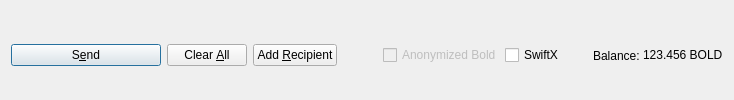
         <widget class="QFrame" name="frame_Send">
          <layout class="QHBoxLayout" name="horizontalLayout">
           <property name="bottomMargin">
            <number>0</number>
           </property>
           <item>
            <widget class="QPushButton" name="sendButton">
             <property name="minimumSize">
              <size>
               <width>150</width>
               <height>0</height>
              </size>
             </property>
             <property name="toolTip">
              <string>Confirm the send action</string>
             </property>
             <property name="text">
              <string>S&amp;end</string>
             </property>
             <property name="icon">
              <iconset resource="../bold.qrc">
               <normaloff>:/icons/send</normaloff>:/icons/send</iconset>
             </property>
             <property name="autoDefault">
              <bool>false</bool>
             </property>
             <property name="default">
              <bool>true</bool>
             </property>
            </widget>
           </item>
           <item>
            <widget class="QPushButton" name="clearButton">
             <property name="sizePolicy">
              <sizepolicy hsizetype="Minimum" vsizetype="Fixed">
               <horstretch>0</horstretch>
               <verstretch>0</verstretch>
              </sizepolicy>
             </property>
             <property name="toolTip">
              <string>Clear all fields of the form.</string>
             </property>
             <property name="text">
              <string>Clear &amp;All</string>
             </property>
             <property name="icon">
              <iconset resource="../bold.qrc">
               <normaloff>:/icons/remove</normaloff>:/icons/remove</iconset>
             </property>
             <property name="autoDefault">
              <bool>false</bool>
             </property>
            </widget>
           </item>
           <item>
            <widget class="QPushButton" name="addButton">
             <property name="toolTip">
              <string>Send to multiple recipients at once</string>
             </property>
             <property name="text">
              <string>Add &amp;Recipient</string>
             </property>
             <property name="icon">
              <iconset resource="../bold.qrc">
               <normaloff>:/icons/add</normaloff>:/icons/add</iconset>
             </property>
             <property name="autoDefault">
              <bool>false</bool>
             </property>
            </widget>
           </item>
           <item>
            <spacer name="horizontalSpacer">
             <property name="orientation">
              <enum>Qt::Horizontal</enum>
             </property>
             <property name="sizeHint" stdset="0">
              <size>
               <width>40</width>
               <height>20</height>
              </size>
             </property>
            </spacer>
           </item>
           <item>
            <layout class="QHBoxLayout" name="horizontalLayout_2">
             <property name="spacing">
              <number>3</number>
             </property>
             <item>
              <widget class="QCheckBox" name="checkzBOLD">
               <property name="enabled">
                <bool>false</bool>
               </property>
               <property name="text">
                <string>Anonymized Bold</string>
               </property>
              </widget>
             </item>
             <item>
              <widget class="QCheckBox" name="checkSwiftTX">
               <property name="enabled">
                <bool>true</bool>
               </property>
               <property name="minimumSize">
                <size>
                 <width>85</width>
                 <height>0</height>
                </size>
               </property>
               <property name="text">
                <string>SwiftX</string>
               </property>
              </widget>
             </item>
             <item>
              <widget class="QLabel" name="label">
               <property name="text">
                <string>Balance:</string>
               </property>
              </widget>
             </item>
             <item>
              <widget class="QLabel" name="labelBalance">
               <property name="sizePolicy">
                <sizepolicy hsizetype="Preferred" vsizetype="Fixed">
                 <horstretch>0</horstretch>
                 <verstretch>0</verstretch>
                </sizepolicy>
               </property>
               <property name="cursor">
                <cursorShape>IBeamCursor</cursorShape>
               </property>
               <property name="text">
                <string notr="true">123.456 BOLD</string>
               </property>
               <property name="textInteractionFlags">
                <set>Qt::LinksAccessibleByMouse|Qt::TextSelectableByKeyboard|Qt::TextSelectableByMouse</set>
               </property>
              </widget>
             </item>
            </layout>
           </item>
          </layout>
         </widget>
